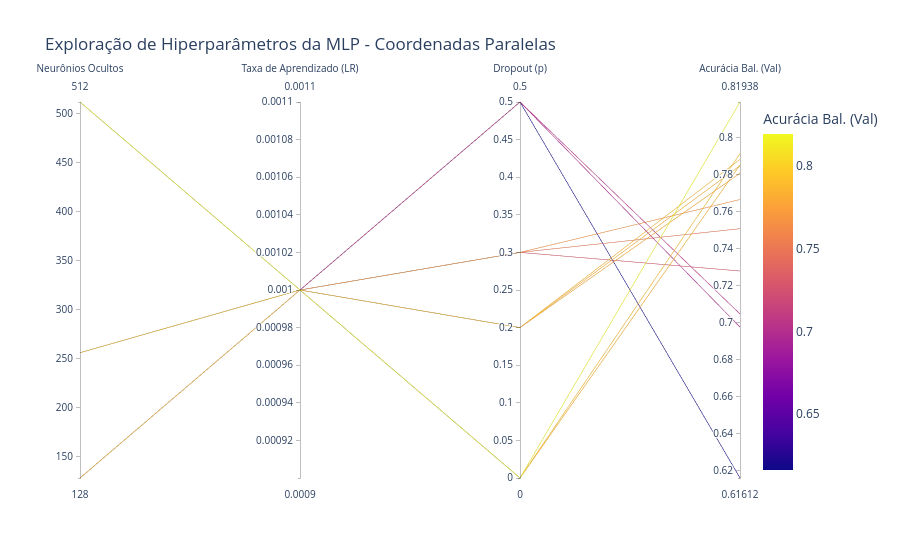

Notebook code for this chart:
### Code cell
import plotly.express as px

# Criar o gráfico de coordenadas paralelas
fig = px.parallel_coordinates(
    df_results,
    dimensions=['hidden_dim', 'lr', 'dropout', 'val_acc'],
    color='val_acc',
    #color_continuous_scale=px.colors.diverging.Tealrose,
    labels={
        'hidden_dim': 'Neurônios Ocultos',
        'lr': 'Taxa de Aprendizado (LR)',
        'dropout': 'Dropout (p)',
        'val_acc': 'Acurácia Bal. (Val)'
    },
    title="Exploração de Hiperparâmetros da MLP - Coordenadas Paralelas"
)

# Ajustar layout para exibição no Notebook
fig.update_layout(template="plotly_white")
fig.show()

# Linhas mais claras/vivas: Representam os experimentos com maior acurácia de validação.
# Trajetória: Permite identificar visualmente se uma determinada escolha (por exemplo,
#   lr = 0.001 vs 0.0001 ou dropout = 0.2) concentra as linhas que atingem as maiores
#   pontuações no eixo da direita (val_acc).

### Figure 1 — Plotly figure (JSON) as saved in the notebook; plotly's stock layout.template omitted (floating-point values rounded to 4 significant figures)
{"data": [{"dimensions": [{"label": "Neurônios Ocultos", "values": [128, 128, 128, 128, 256, 256, 256, 256, 512, 512, 512, 512]}, {"label": "Taxa de Aprendizado (LR)", "values": [0.001, 0.001, 0.001, 0.001, 0.001, 0.001, 0.001, 0.001, 0.001, 0.001, 0.001, 0.001]}, {"label": "Dropout (p)", "values": [0.0, 0.2, 0.3, 0.5, 0.0, 0.2, 0.3, 0.5, 0.0, 0.2, 0.3, 0.5]}, {"label": "Acurácia Bal. (Val)", "values": [0.7853, 0.7809, 0.7509, 0.6161, 0.7915, 0.785, 0.728, 0.6977, 0.8194, 0.7884, 0.7667, 0.7048]}], "domain": {"x": [0, 1], "y": [0, 1]}, "line": {"color": [0.7853, 0.7809, 0.7509, 0.6161, 0.7915, 0.785, 0.728, 0.6977, 0.8194, 0.7884, 0.7667, 0.7048], "coloraxis": "coloraxis"}, "name": "", "type": "parcoords"}], "layout": {"coloraxis": {"colorbar": {"title": {"text": "Acurácia Bal. (Val)"}}, "colorscale": [[0, "#0d0887"], [0.1111, "#46039f"], [0.2222, "#7201a8"], [0.3333, "#9c179e"], [0.4444, "#bd3786"], [0.5556, "#d8576b"], [0.6667, "#ed7953"], [0.7778, "#fb9f3a"], [0.8889, "#fdca26"], [1, "#f0f921"]]}, "legend": {"tracegroupgap": 0}, "title": {"text": "Exploração de Hiperparâmetros da MLP - Coordenadas Paralelas"}}}
